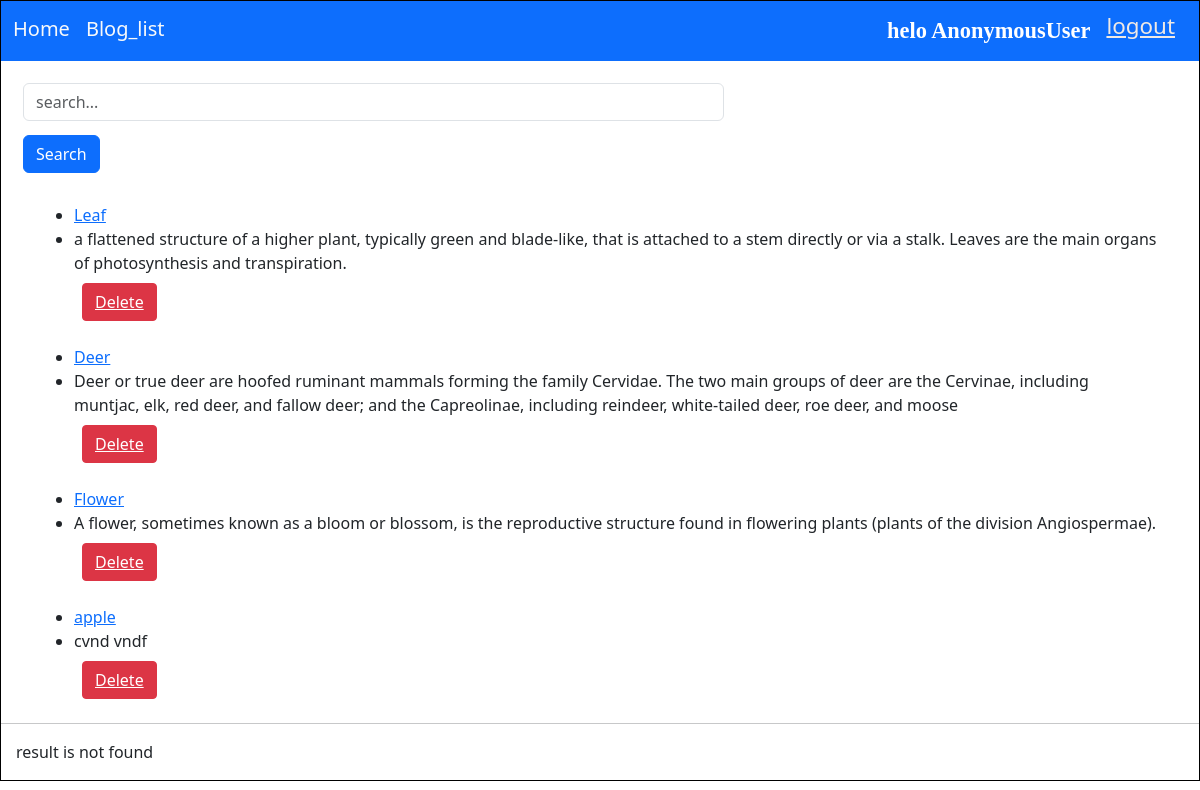
/page/, run on the app's committed database.
### blog/models.py (models this page shows, shortened)
class Post(models.Model):
    title = models.CharField(max_length=80)
    image = models.ImageField(upload_to='images/')
    content = models.TextField()
    author = models.CharField(max_length=100)
    created_at = models.DateTimeField(default= datetime.now)
    deleted_at = models.DateTimeField(default= datetime.now)

### blog/views.py (the view)
# urls.py: path('page/',page,name = 'page_list'),
def page(request):
    data = Post.objects.all()
    context = {'data': data}
    return render(request,'page.html',context)

### templates/page.html (shortened to what this page needs)
<!DOCTYPE html>
<html lang="en">
<head>
    <link href="https://cdn.jsdelivr.net/npm/bootstrap@5.3.0-alpha3/dist/css/bootstrap.min.css" rel="stylesheet">
</head>
<body>
    <div style="border: solid black 1px;" >
        <nav class="navbar bg-primary" data-bs-theme="dark" >
            <div style="flex-direction: row; display: flex;  width: 100%;">
              <div class="container-fluid" style="display: flex;flex-direction: row;">
                <a class="navbar-brand text-light" href="{%url 'home'%}">Home</a>
                <a class="navbar-brand text-light"  href = "{% url 'page_list' %}">Blog_list</a>
              </div>
                <div style="display: flex; justify-content: space-evenly; flex-direction: row; margin-right: 2vw;">
                  <span class="navbar-brand" style=" font-family: cursive;font-weight: bold; color: white;font-size: 1.4em;" >helo {{request.user}}</span>
                  <a href="{% url 'logout'%}"  style="color: rgb(239, 233, 229); font-size: 1.4em; ">logout</a>
                </div>
            </div>
          </nav>
    <div style="padding:15px;">
        <form class="form-label" action="{% url 'search'%}" method="GET">
            <input type="text" style="margin: 7px;width: 60%;" class="form-control me-2" style="width: 60%;" placeholder="search..." autocomplete="off" name = 'q'/>
            <button type="submit" style="margin: 7px;" class="btn btn-primary">Search</button>
        </form>
    </div>
    <div class="container">
        {%for item in data%}
            <ul>
                <li class="text"><a href="{% url 'blog_page' item.id%}">{{item.title}}</a></li>
                <li>{{item.content}}</li>
                <button class="btn btn-danger" style="border-radius: 4px;margin: 8px;"><a href="{% url 'delete' item.id%}" style="color: white;">Delete</a></button> <br>
            </ul>
        {%endfor%}
    </div>
    <hr/>
    <div class='row' style="padding-left: 15px;">
            {% if filter_posts %}
            <h2>Search Result</h2>
            <div style="margin: 8px;">
                <ul>
                    {%for item in filter_posts %}
                        <li>
                            <span style="color: rgb(41, 41, 198);"><a href="{% url 'blog_page' item.id%}">{{item.title}}</a></span><br/>
                            <span>{{item.content}}</span><br/>
                            <button class="btn btn-danger" style="border-radius: 4px;margin: 8px;"><a href="{% url 'delete' item.id%}" style="color: white;">Delete</a></button>
                        </li>
                        <hr/>
                    {% endfor %}
                </ul>
            </div>
            {% else %}
                    <p>result is not found</p>
            {% endif %}
    </div>
    </div>
</body>
</html>

### data on the page
Post: title "Leaf", content "a flattened structure of a higher plant, typically green and blade-like, that is attached to a stem directly or via a stalk. Leaves are the main organs of photosynthesis and transpiration."
Post: title "Deer", content "Deer or true deer are hoofed ruminant mammals forming the family Cervidae. The two main groups of deer are the Cervinae, including muntjac, elk, red deer, and fallow deer; and the Capreolinae, including reindeer, white-tailed deer, roe deer, and moose"
Post: title "Flower", content "A flower, sometimes known as a bloom or blossom, is the reproductive structure found in flowering plants (plants of the division Angiospermae)."
Post: title "apple", content "cvnd vndf"

### other printed values
{{ request.user }} "AnonymousUser"
